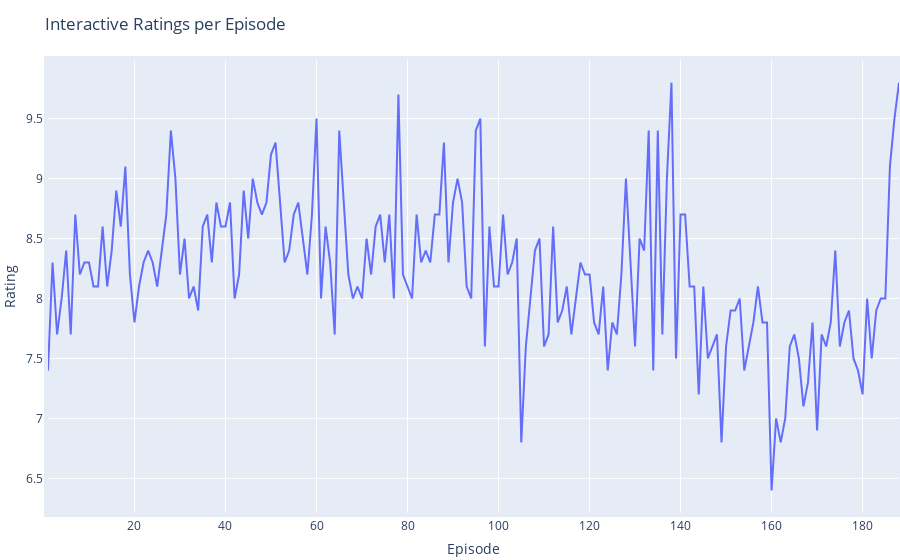

This figure's notebook cell:
### Code cell
import plotly.graph_objects as go
import plotly 
import plotly.express as px

fig = px.line(df_ratings, x=[i+1 for i in range(len(df_ratings))], y="rating", hover_name="title")

fig.update_layout(
    title= "Interactive Ratings per Episode",
    xaxis_title="Episode",
    yaxis_title="Rating",
    autosize=False,
    margin=dict(
        l=1,#Adjust the margin of the figure
        r=1,#Adjust the margin of the figure
        b=1,#Adjust the margin of the figure
        pad=4
    ),
    # paper_bgcolor="LightSteelBlue",
)

fig.show()

### Figure 1 — Plotly figure (JSON) as saved in the notebook; plotly's stock layout.template omitted (floating-point values rounded to 4 significant figures; data arrays with more than 128 entries replaced by an {"elided": "..."} marker saying what was removed)
{"data": [{"hovertemplate": "<b>%{hovertext}</b><br><br>x=%{x}<br>rating=%{y}<extra></extra>", "hovertext": {"elided": "188 str values"}, "legendgroup": "", "line": {"color": "#636efa", "dash": "solid"}, "mode": "lines", "name": "", "orientation": "v", "showlegend": false, "type": "scatter", "x": {"elided": "188 int values"}, "xaxis": "x", "y": {"elided": "188 float values"}, "yaxis": "y"}], "layout": {"autosize": false, "legend": {"tracegroupgap": 0}, "margin": {"b": 1, "l": 1, "pad": 4, "r": 1, "t": 60}, "title": {"text": "Interactive Ratings per Episode"}, "xaxis": {"anchor": "y", "domain": [0, 1], "title": {"text": "Episode"}}, "yaxis": {"anchor": "x", "domain": [0, 1], "title": {"text": "Rating"}}}}
